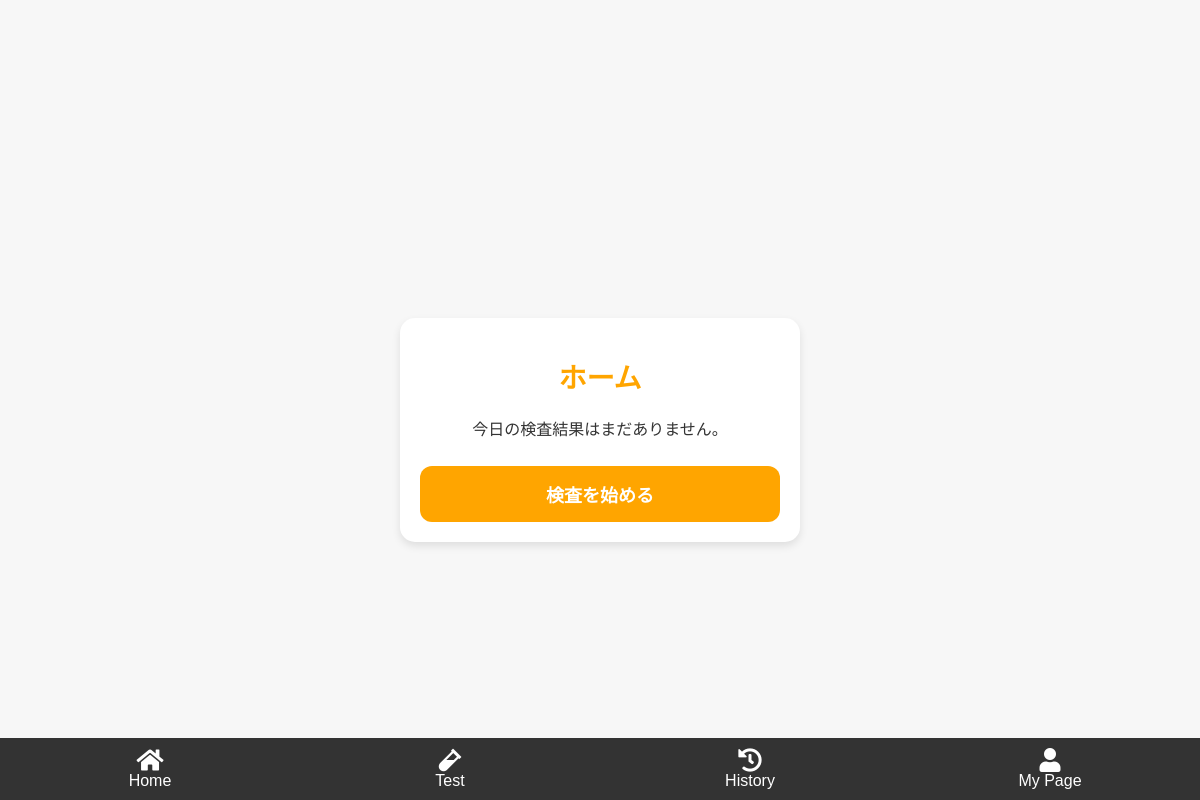
Page / (signed in) on the earlier database version.
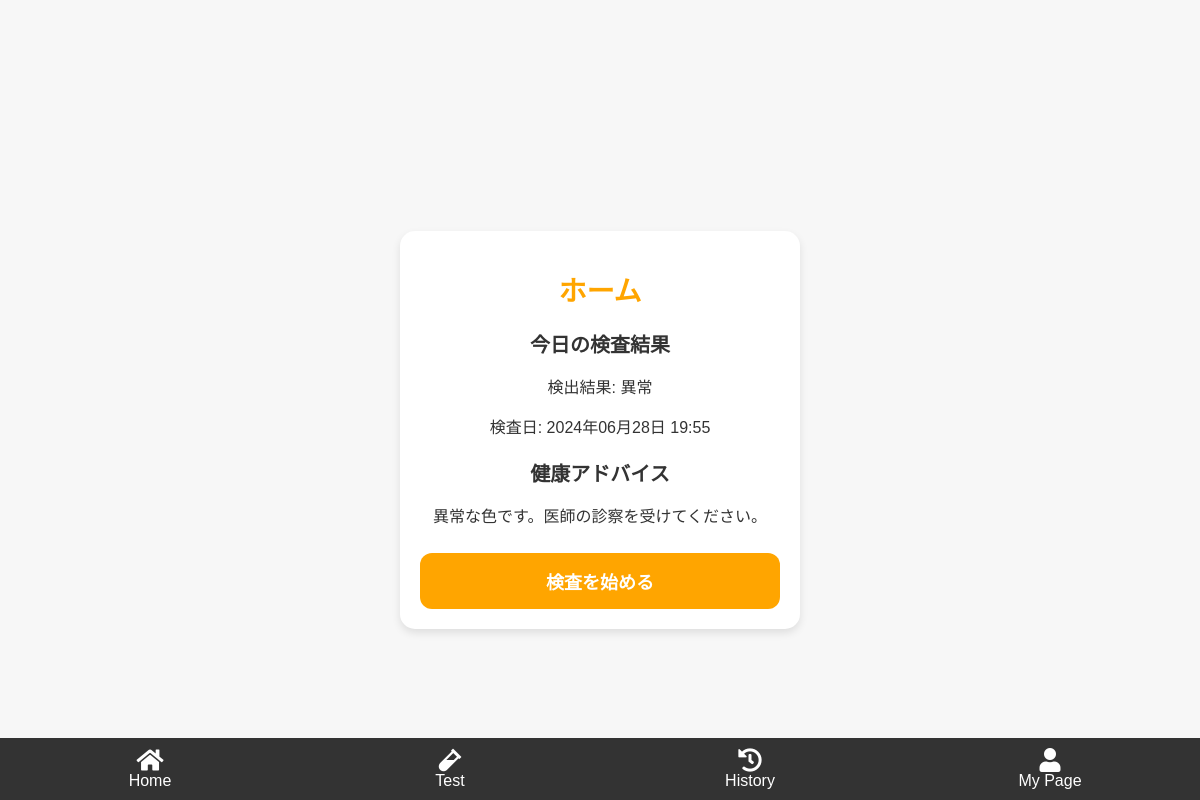
Same page on the later database version.
### app.py (models this page shows)
class Result(db.Model):
    id = db.Column(db.Integer, primary_key=True)
    status = db.Column(db.String(20), nullable=False)
    date = db.Column(db.DateTime, nullable=False, default=datetime.utcnow)
    user_id = db.Column(db.Integer, db.ForeignKey('user.id'), nullable=False)

### app.py (the view)
@app.route('/')
@login_required
def home():
    today = datetime.today().date()  # 日付だけで比較するよう修正
    latest_result = Result.query.filter_by(user_id=current_user.id).filter(Result.date >= today).order_by(Result.date.desc()).first()
    health_advice = ""
    if latest_result:
        status = latest_result.status
        if status == "正常":
            health_advice = "健康な尿です。水分をしっかり摂りましょう。"
        else:
            health_advice = "異常な色です。医師の診察を受けてください。"
    return render_template('home.html', latest_result=latest_result, health_advice=health_advice)

### app.py (called while the page is built)
@login_manager.user_loader
def load_user(user_id):
    return User.query.get(int(user_id))

### templates/home.html (shortened to what this page needs)
{% extends "layout.html" %}
{% block content %}
    <h1>ホーム</h1>
    <div id="latest-result">
        {% if latest_result %}
            <h2>今日の検査結果</h2>
            <p>検出結果: {{ latest_result.status }}</p>
            <p>検査日: {{ latest_result.date.strftime('%Y年%m月%d日 %H:%M') }}</p>
            <h3>健康アドバイス</h3>
            <p>{{ health_advice }}</p>
        {% else %}
            <p>今日の検査結果はまだありません。</p>
        {% endif %}
    </div>
    <button class="custom-upload-button" onclick="location.href='{{ url_for('upload') }}'">検査を始める</button>
{% endblock %}

Differences in the rows shown:
added Result: status "異常", date "2024年06月28日 19:55"
Other differences:
{{ health_advice }}: (not shown) → "異常な色です。医師の診察を受けてください。"
text no longer shown: "今日の検査結果はまだありません。"
text now shown: "今日の検査結果 検出結果: 検査日: 健康アドバイス"
